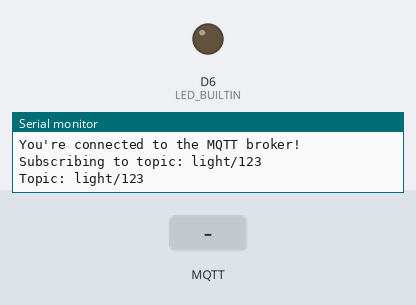
Bench run of a sketch on a simulated Arduino MKR. Parts: output pins drawn as LEDs (lit = HIGH), the last lines printed to the serial monitor. The inputs (shaded band) are chosen by the test bench. WiFi joins after 1.5 s; servers stay silent unless stated; no MQTT or app messages arrive unless stated.

Above: at 2.7 s.
2.8 s: MQTT message "true" arrives on the first subscribed topic
At 4.8 s:
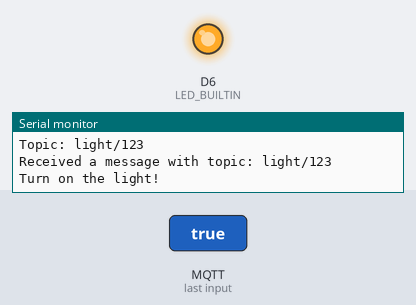
5.3 s: MQTT message "false" arrives on the first subscribed topic
At 6.7 s:
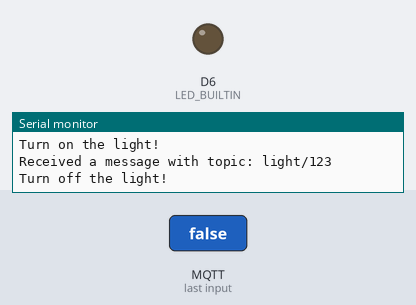
Timing chart, 0 to 8.3 s (numbered marks = the images above; inputs shaded):
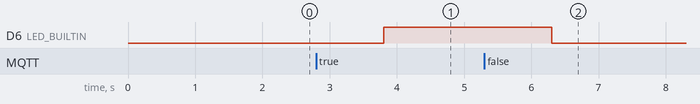

The sketch:

arduino-code.ino
```cpp
#include <ArduinoMqttClient.h>
#include <WiFiNINA.h>
// if we want to be secure, we can put secrets in here (wifi creds)
//#include "arduino_secrets.h"

///////please enter your sensitive data in the Secret tab/arduino_secrets.h
char ssid[] = "RFN 2.4Ghz";        // your network SSID
char pass[] = "MCERT522";    // your network password

WiFiClient wifiClient;
MqttClient mqttClient(wifiClient);

const char broker[] = "52.201.245.140";
int        port     = 1883;
const char topic[]  = "light/123";
void setup() {
  pinMode(LED_BUILTIN, OUTPUT);
  //Initialize serial and wait for port to open:
  Serial.begin(9600);
  while (!Serial) {
    ; // wait for serial port to connect. Needed for native USB port only
  }
  // attempt to connect to Wifi network:
  Serial.print("Attempting to connect to SSID: ");
  Serial.println(ssid);
  while (WiFi.begin(ssid, pass) != WL_CONNECTED) {
    // failed, retry
    Serial.print(".");
    delay(5000);
  }

  Serial.println("You're connected to the network");
  Serial.println();

  Serial.print("Attempting to connect to the MQTT broker: ");
  Serial.println(broker);

  if (!mqttClient.connect(broker, port)) {
    Serial.print("MQTT connection failed! Error code = ");
    Serial.println(mqttClient.connectError());

    while (1);
  }

  Serial.println("You're connected to the MQTT broker!");
  Serial.println();

  // set the message receive callback
  mqttClient.onMessage(onMqttMessage);

  Serial.print("Subscribing to topic: ");
  Serial.println(topic);
  Serial.println();

  // subscribe to a topic
  mqttClient.subscribe(topic);

  Serial.print("Topic: ");
  Serial.println(topic);

  Serial.println();
}

void loop() {
  // call poll() regularly to allow the library to receive MQTT messages and
  // send MQTT keep alives which avoids being disconnected by the broker
  mqttClient.poll();
}

void onMqttMessage(int messageSize) {
  // we received a message, print out the topic and contents
  Serial.print("Received a message with topic: ");
  Serial.print(mqttClient.messageTopic());
  String message  = "";

  // use the Stream interface to print the contents
  while (mqttClient.available()) {
    message = mqttClient.readString();
  }

  if(message == "true"){
    Serial.println("\nTurn on the light!");
    // turn the LED on (HIGH is the voltage level)
    digitalWrite(LED_BUILTIN, HIGH);
  } else if(message == "false"){
    Serial.println("\nTurn off the light!");
    // turn the LED on (HIGH is the voltage level)
    digitalWrite(LED_BUILTIN, LOW);
  }

  Serial.println();
  Serial.println();
}
```

Measured:
- after the input at 2.8 s, D6 (LED_BUILTIN): LOW → HIGH after 1.0 s
- after the input at 5.3 s, D6 (LED_BUILTIN): HIGH → LOW after 1.0 s
